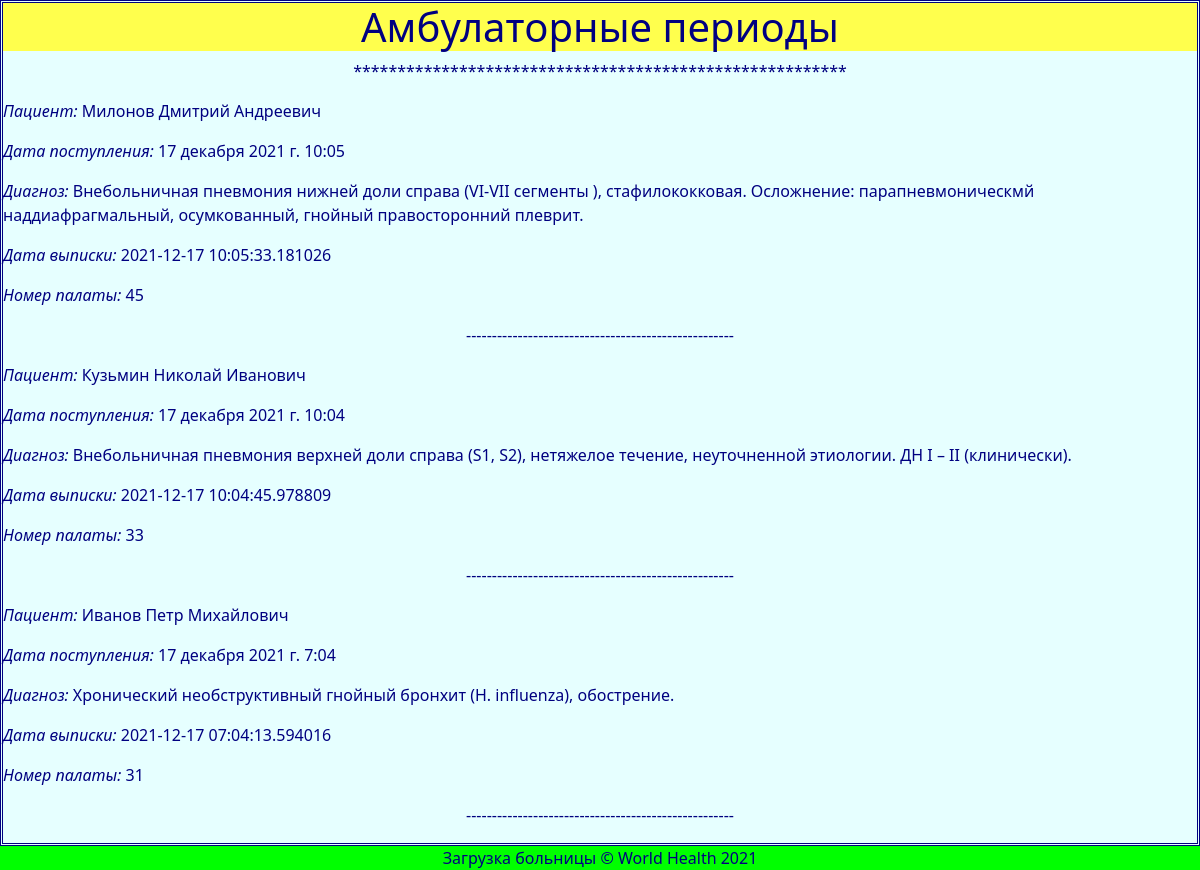
The page / on the database its author committed.
### btest/models.py (models this page shows)
class Spisokperiodov(models.Model):
    pacient = models.CharField(max_length=30, verbose_name='Пациент')
    datapostuplenija  = models.DateTimeField(auto_now_add=True, db_index=True,verbose_name='Дата поступления')
    diagnoz = models.TextField(null=True, blank=True, verbose_name='Диагноз')
    datavypiski  = models.CharField(max_length=12,verbose_name='Дата выписки')
    palata = models.CharField(max_length=3, verbose_name='Палата')
    class Meta:
        verbose_name_plural = 'Амбулаторные периоды'
        verbose_name = 'Амбулаторный период'
        ordering = ['-datapostuplenija']

### btest/views.py (the view)
# urls.py: path('', index),
def index(request):
     bbx = Spisokperiodov.objects.all()
     return render(request, "btest/index.html", {'bbx': bbx})

### btest/templates/btest/index.html (shortened to what this page needs)
<!DOCTYPE html>
<html lang="ru">
<head>
{% load bootstrap5 %}
{% bootstrap_css %}
{% load static %}
 <link rel="stylesheet" href="{% static "styles.css" %}" />
</head>
<body>
<div id=ambul>
<h1>Амбулаторные периоды</h1>
<p align='center'>********************************************************</p>
{% for bbb in bbx %}
<p><i>Пациент:</i> {{ bbb.pacient }}</p>
<p> <i>Дата поступления:</i> {{ bbb.datapostuplenija }}</p>
<p> <i>Диагноз:</i> {{ bbb.diagnoz }}</p>
<p> <i>Дата выписки:</i> {{ bbb.datavypiski }}</p>
<p> <i>Номер палаты:</i> {{ bbb.palata }}</p>
<p align='center'>----------------------------------------------------</p>
{% endfor %}
</div>
<div id='footer'> Загрузка больницы &copy World Health 2021</div>
</body>
</html>

### btest/static/styles.css (style rules this page uses)
body { color:#000080; background-color:#e6ffff; }
h1 { background-color:#ffff4d; text-align: center; }
#ambul { width: 100%; text-align: left; border-style: double; }
#footer { width: 100%; text-align: center; background-color: #00ff00; }

### rows shown on the page
Spisokperiodov: pacient "Милонов Дмитрий Андреевич", datapostuplenija "17 декабря 2021 г. 10:05", diagnoz "Внебольничная пневмония нижней доли справа (VI-VII сегменты ), стафилококковая. Осложнение: парапневмоническмй наддиафрагмальный, осумкованный, гнойный правосторонний плеврит.", datavypiski "2021-12-17 10:05:33.181026", palata "45"
Spisokperiodov: pacient "Кузьмин Николай Иванович", datapostuplenija "17 декабря 2021 г. 10:04", diagnoz "Внебольничная пневмония верхней доли справа (S1, S2), нетяжелое течение, неуточненной этиологии. ДН I – II (клинически).", datavypiski "2021-12-17 10:04:45.978809", palata "33"
Spisokperiodov: pacient "Иванов Петр Михайлович", datapostuplenija "17 декабря 2021 г. 7:04", diagnoz "Хронический необструктивный гнойный бронхит (H. influenza), обострение.", datavypiski "2021-12-17 07:04:13.594016", palata "31"
